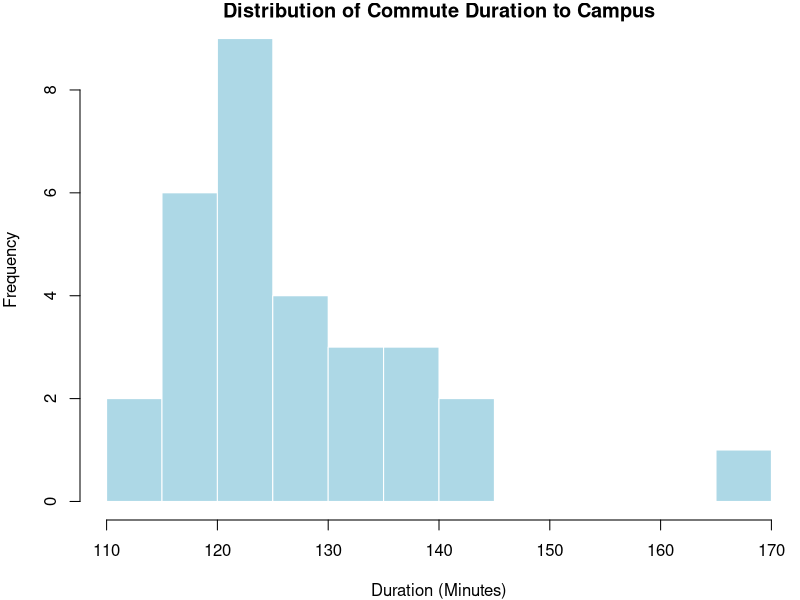
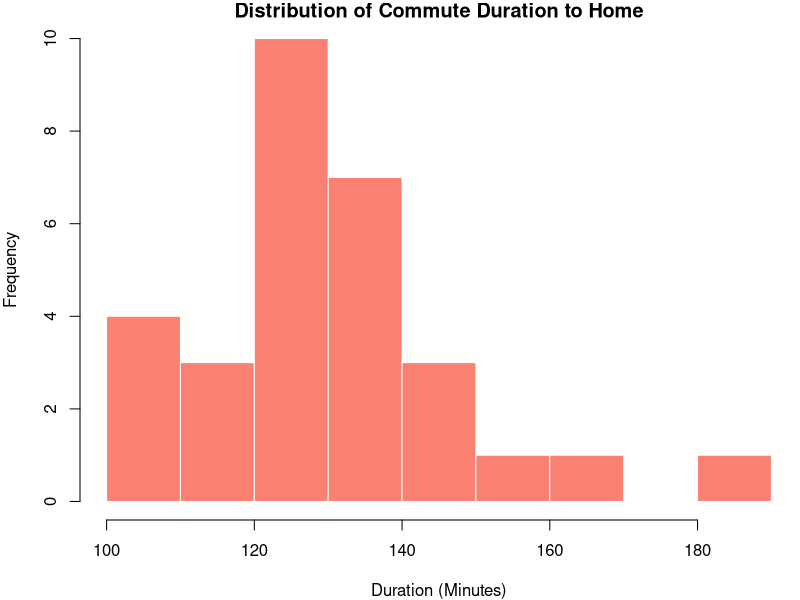
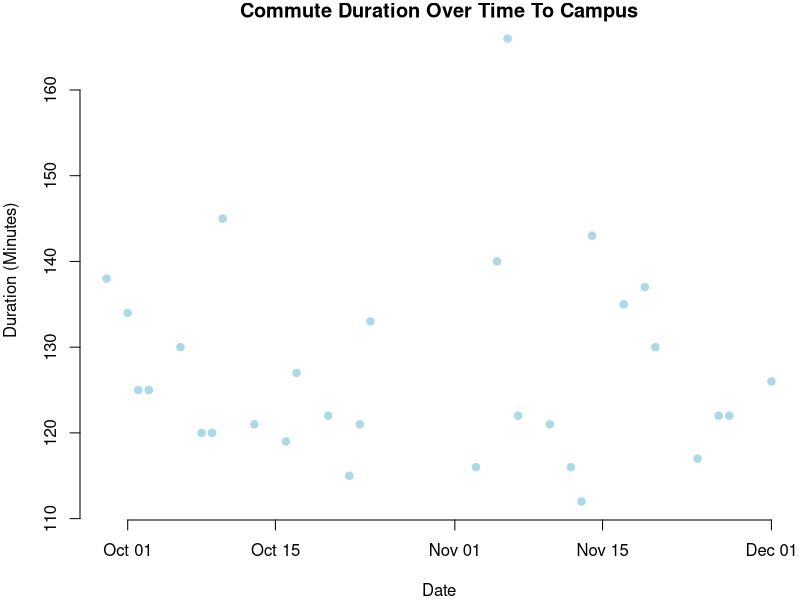
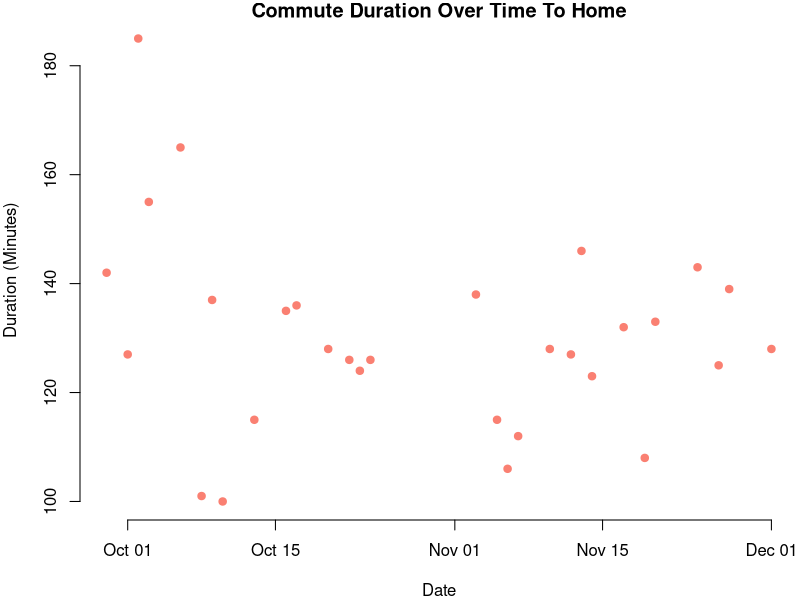
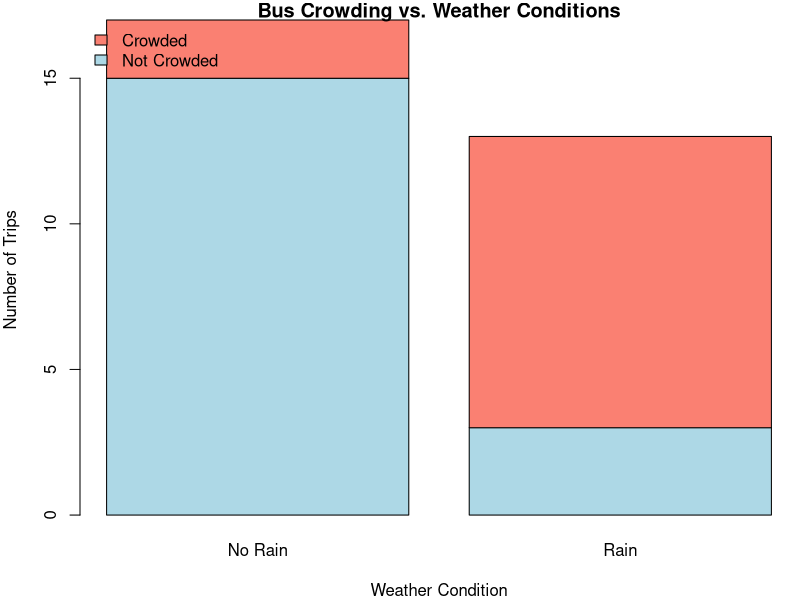

Reproduce these figures in R, in order.
## ---- chunk 1
knitr::opts_chunk$set(fig.pos="H", fig.showtext = TRUE, out.extra="", dev="cairo_pdf")
## ---- chunk 2
df <- read.csv("bus_trip_data.csv")
df$date <- as.Date(df$date) # Convert date column to R Date type
## ---- chunk 3
df_display_1 <- df[ , 1:5]
head(df_display_1, 1)
## ---- chunk 4
df_display_2 <- df[ , 6:10]
head(df_display_2, 1)
## ---- chunk 5
# Remove them to keep the environment clean
rm(df_display_1, df_display_2)
## ---- chunk 6
par(mar = c(4, 4, 1, .1))

hist(df$dur_to_campus, 
     main = "Distribution of Commute Duration to Campus",
     xlab = "Duration (Minutes)", 
     col = "lightblue", 
     border = "white",
     breaks = 10)

hist(df$dur_to_home,
     main = "Distribution of Commute Duration to Home",
     xlab = "Duration (Minutes)", 
     col = "salmon", 
     border = "white",
     breaks = 10)
## ---- chunk 7
par(mar = c(4, 4, 1, .1))

plot(df$date, df$dur_to_campus,
     main = "Commute Duration Over Time To Campus",
     xlab = "Date",
     ylab = "Duration (Minutes)",
     pch = 19,
     col = "lightblue",
     frame.plot = FALSE)

plot(df$date, df$dur_to_home,
     main = "Commute Duration Over Time To Home",
     xlab = "Date",
     ylab = "Duration (Minutes)",
     pch = 19,
     col = "salmon",
     frame.plot = FALSE)
## ---- chunk 8
# 'Rain' on the X-axis and 'Crowded' stacked as the bars
counts <- table(df$crowded_unilink_to_home, df$rain_to_home)

# Rename the rows & cols for a cleaner plot text
colnames(counts) <- c("No Rain", "Rain")
rownames(counts) <- c("Not Crowded", "Crowded")

barplot(counts,
        main = "Bus Crowding vs. Weather Conditions",
        xlab = "Weather Condition",
        ylab = "Number of Trips",
        col = c("lightblue", "salmon"),
        legend = rownames(counts),
        args.legend = list(x = "topleft", bty = "n"))

rm(counts)
## ---- chunk 9
t_result <- t.test(df$dur_to_home, df$dur_to_campus,
                   paired = TRUE, alternative = "greater")
t_result
